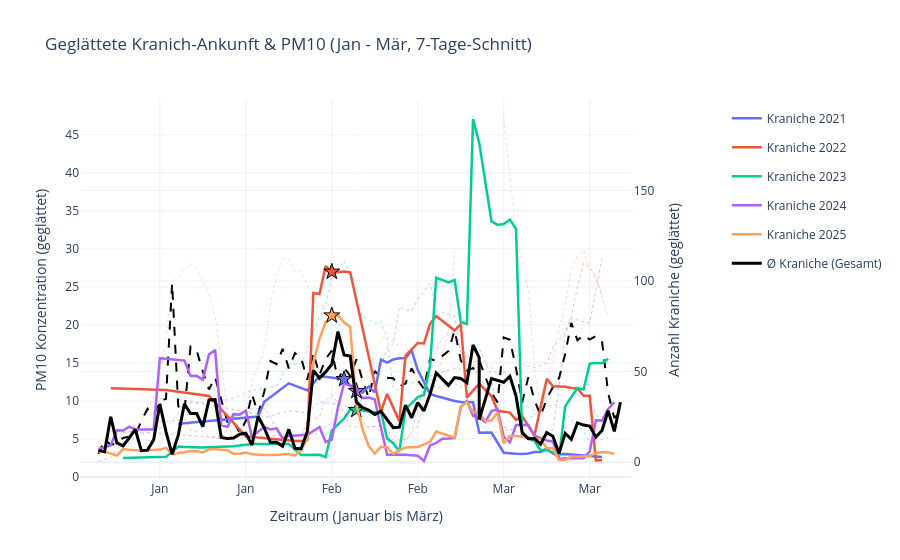

Notebook cell for this chart:
### Code cell
import pandas as pd
import plotly.graph_objects as go
from plotly.subplots import make_subplots

# Loading data and preparing it
df = pd.read_csv('craneCount_pollution_arrivalDates_2021-2025.csv')
df['Date'] = pd.to_datetime(df['Date'])

# § LLM Help to Extract date components for easier filtering and grouping
df['Year'] = df['Date'].dt.year
df['Month'] = df['Date'].dt.month
df['DayOfYear'] = df['Date'].dt.dayofyear

# Filter data from January to march
df_filtered = df[df['Month'] <= 3].copy()

# § LLM Help for Making a 7 day smoothing
df_filtered['Count_Smooth'] = df_filtered.groupby('Year')['Count'].transform(lambda x: x.rolling(window=7, center=True).mean())
df_filtered['PM10_Smooth'] = df_filtered.groupby('Year')['PM10'].transform(lambda x: x.rolling(window=7, center=True).mean())

# § LLM Help for a DummyDate for the mutual x axis
df_filtered['DummyDate'] = df_filtered['Date'].apply(lambda x: x.replace(year=2024))

# § LLM Help for Calculating the average over all years
avg_data = df_filtered.groupby('DayOfYear').agg({
    'PM10_Smooth': 'mean', 
    'Count_Smooth': 'mean', 
    'DummyDate': 'first'
}).reset_index()

# Making the interactiv plot (with secondary y-axis)
fig = make_subplots(specs=[[{"secondary_y": True}]])

# Get unique years and define colors
years = sorted(df_filtered['Year'].unique())
colors = ['#636EFA', '#EF553B', '#00CC96', '#AB63FA', '#FFA15A']

# Add traces for each year
for i, year in enumerate(years):
    # Filter data for current year and sort by day of year
    yearly_df = df_filtered[df_filtered['Year'] == year].sort_values('DayOfYear')
    
    # § LLM Help to Add smoothed crane count line
    fig.add_trace(
        go.Scatter(x=yearly_df['DummyDate'], y=yearly_df['Count_Smooth'], 
                   name=f'Kraniche {year}', line=dict(color=colors[i], width=2.5),
                   legendgroup=f'group{year}'),
        secondary_y=True
    )
    
    # § LLM Help to Add smoothed PM10 line
    fig.add_trace(
        go.Scatter(x=yearly_df['DummyDate'], y=yearly_df['PM10_Smooth'], 
                   name=f'PM10 {year}', line=dict(color=colors[i], width=1, dash='dot'),
                   opacity=0.4, legendgroup=f'group{year}', showlegend=False),
        secondary_y=False
    )
    
    # § LLM Help to Add arrival day markers
    arrivals = yearly_df[yearly_df['Is_Arrival_Day'].astype(str).str.lower().str.strip() == 'yes']
    fig.add_trace(
        go.Scatter(x=arrivals['DummyDate'], y=arrivals['Count_Smooth'],
                   mode='markers', name=f'Ankunft {year}',
                   marker=dict(symbol='star', size=12, color=colors[i], line=dict(width=1, color='black')),
                   legendgroup=f'group{year}', showlegend=False),
        secondary_y=True
    )

# Add average lines
fig.add_trace(
    go.Scatter(x=avg_data['DummyDate'], y=avg_data['Count_Smooth'], 
               name='Ø Kraniche (Gesamt)', line=dict(color='black', width=3),
               legendgroup='avg'),
    secondary_y=True
)

fig.add_trace(
    go.Scatter(x=avg_data['DummyDate'], y=avg_data['PM10_Smooth'], 
               name='Ø PM10 (Gesamt)', line=dict(color='black', width=2, dash='dash'),
               legendgroup='avg', showlegend=False),
    secondary_y=False
)

# Update general layout
fig.update_layout(
    title='Geglättete Kranich-Ankunft & PM10 (Jan - Mär, 7-Tage-Schnitt)',
    xaxis_title='Zeitraum (Januar bis März)',
    xaxis=dict(tickformat='%b', range=['2024-01-01', '2024-03-31']),
    hovermode='x unified',
    template='plotly_white',
    legend=dict(yanchor="top", y=0.99, xanchor="left", x=1.1)
)

# Configure y-axes
fig.update_yaxes(title_text="PM10 Konzentration (geglättet)", secondary_y=False)
fig.update_yaxes(title_text="Anzahl Kraniche (geglättet)", secondary_y=True)

fig.show()
